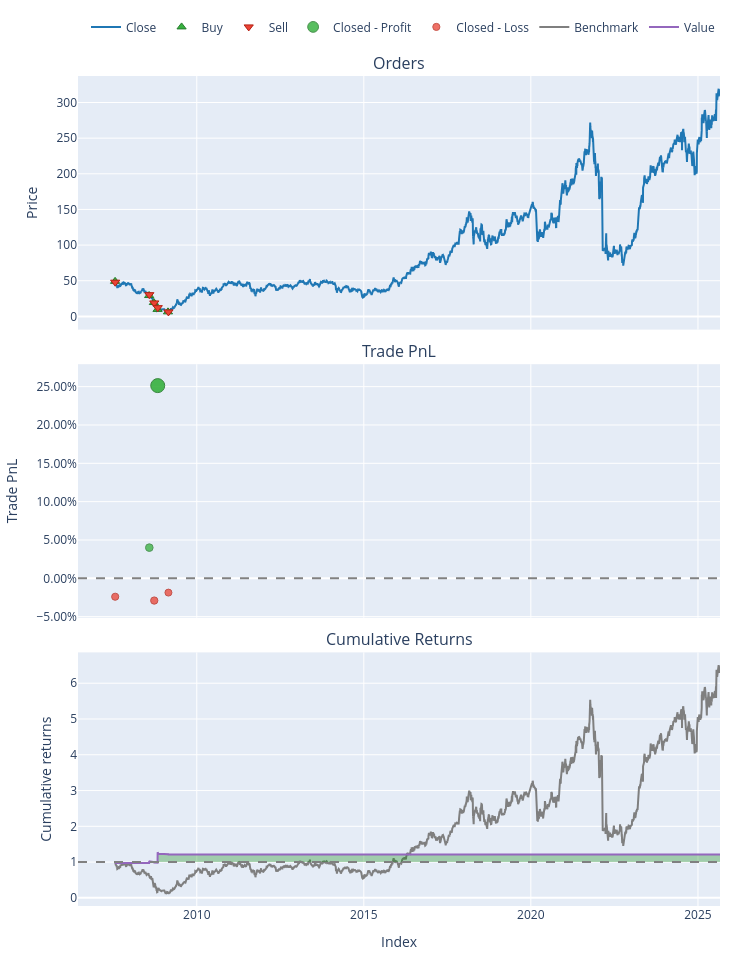

Notebook code for this chart:
### Code cell
pf.plot().show()

### Figure 1 — Plotly figure (JSON) as saved in the notebook; plotly's stock layout.template omitted (floating-point values rounded to 4 significant figures; data arrays with more than 128 entries replaced by an {"elided": "..."} marker saying what was removed)
{"data": [{"legendgroup": "0", "line": {"color": "#1f77b4"}, "name": "Close", "showlegend": true, "type": "scatter", "uid": "ffa3c01d-de62-41f2-97fc-2b24e1108d20", "x": {"elided": "4576 str values"}, "xaxis": "x", "y": {"elided": "4576 float values"}, "yaxis": "y"}, {"customdata": [[0.0, 2.035, 0.04998], [2.0, 3.335, 0.04878], [4.0, 5.227, 0.05073], [6.0, 10.08, 0.04926], [8.0, 19.4, 0.06163]], "hovertemplate": "Order Id: %{customdata[0]}<br>Timestamp: %{x}<br>Price: %{y}<br>Size: %{customdata[1]:.6f}<br>Fees: %{customdata[2]:.6f}", "legendgroup": "1", "marker": {"color": "#37B13F", "line": {"color": "rgb(38,123,44)", "width": 1}, "size": 8, "symbol": "triangle-up"}, "mode": "markers", "name": "Buy", "type": "scatter", "uid": "9f8e73c5-80cb-4eed-a8ac-510c739b3569", "x": ["2007-07-23T00:00:00.000000000", "2008-07-29T00:00:00.000000000", "2008-09-19T00:00:00.000000000", "2008-10-29T00:00:00.000000000", "2009-02-20T00:00:00.000000000"], "xaxis": "x", "y": [49.11, 29.25, 19.41, 9.773, 6.354], "yaxis": "y"}, {"customdata": [[1.0, 2.035, 0.04882], [3.0, 3.335, 0.05078], [5.0, 5.227, 0.0493], [7.0, 10.08, 0.06169], [9.0, 19.4, 0.06054]], "hovertemplate": "Order Id: %{customdata[0]}<br>Timestamp: %{x}<br>Price: %{y}<br>Size: %{customdata[1]:.6f}<br>Fees: %{customdata[2]:.6f}", "legendgroup": "2", "marker": {"color": "#EA4335", "line": {"color": "rgb(181,31,18)", "width": 1}, "size": 8, "symbol": "triangle-down"}, "mode": "markers", "name": "Sell", "type": "scatter", "uid": "d98abe07-560a-4cdc-bfc5-6dbfff762228", "x": ["2007-07-24T00:00:00.000000000", "2008-07-31T00:00:00.000000000", "2008-09-23T00:00:00.000000000", "2008-10-31T00:00:00.000000000", "2009-02-25T00:00:00.000000000"], "xaxis": "x", "y": [47.98, 30.45, 18.87, 12.24, 6.241], "yaxis": "y"}, {"customdata": [[1.0, 1.0, 3.904, 0.04002], [3.0, 3.0, 24.76, 0.2513]], "hovertemplate": "Exit Trade Id: %{customdata[0]}<br>Position Id: %{customdata[1]}<br>Exit Timestamp: %{x}<br>PnL: %{customdata[2]:.6f}<br>Return: %{customdata[3]:.2%}", "legendgroup": "3", "marker": {"color": "#37B13F", "line": {"color": "rgb(38,123,44)", "width": 1}, "opacity": [0.7638, 0.9], "size": [7.643, 14.0], "symbol": "circle"}, "mode": "markers", "name": "Closed - Profit", "type": "scatter", "uid": "0a073afe-3281-4506-8bbd-816bf64564b9", "x": ["2008-07-31T00:00:00.000000000", "2008-10-31T00:00:00.000000000"], "xaxis": "x2", "y": [0.04002, 0.2513], "yaxis": "y2"}, {"customdata": [[0.0, 0.0, -2.401, -0.02402], [2.0, 2.0, -2.943, -0.02901], [4.0, 4.0, -2.298, -0.01864]], "hovertemplate": "Exit Trade Id: %{customdata[0]}<br>Position Id: %{customdata[1]}<br>Exit Timestamp: %{x}<br>PnL: %{customdata[2]:.6f}<br>Return: %{customdata[3]:.2%}", "legendgroup": "4", "marker": {"color": "#EA4335", "line": {"color": "rgb(181,31,18)", "width": 1}, "opacity": [0.7535, 0.7567, 0.75], "size": [7.162, 7.312, 7.0], "symbol": "circle"}, "mode": "markers", "name": "Closed - Loss", "type": "scatter", "uid": "2a97a4df-5888-4fa8-91ab-81d3ee7cdafb", "x": ["2007-07-24T00:00:00.000000000", "2008-09-23T00:00:00.000000000", "2009-02-25T00:00:00.000000000"], "xaxis": "x2", "y": [-0.02402, -0.02901, -0.01864], "yaxis": "y2"}, {"legendgroup": "5", "line": {"color": "#7f7f7f"}, "name": "Benchmark", "showlegend": true, "type": "scatter", "uid": "16bcd356-6765-4933-9407-a8bd876ec921", "x": {"elided": "4576 str values"}, "xaxis": "x3", "y": {"elided": "4576 float values"}, "yaxis": "y3"}, {"hoverinfo": "skip", "legendgroup": "6", "line": {"color": "rgba(0, 0, 0, 0)", "width": 0}, "opacity": 0, "showlegend": false, "type": "scatter", "uid": "bfc744be-2050-4942-a75c-284c60880b07", "x": {"elided": "4576 str values"}, "xaxis": "x3", "y": {"elided": "4576 int values"}, "yaxis": "y3"}, {"connectgaps": false, "fill": "tonexty", "fillcolor": "rgba(0, 128, 0, 0.3)", "hoverinfo": "skip", "legendgroup": "6", "line": {"color": "rgba(0, 0, 0, 0)", "width": 0}, "opacity": 0, "showlegend": false, "type": "scatter", "uid": "4cd3c08e-505c-421c-9ea4-7bf4566a746f", "x": {"elided": "4576 str values"}, "xaxis": "x3", "y": {"elided": "4576 float values"}, "yaxis": "y3"}, {"hoverinfo": "skip", "legendgroup": "6", "line": {"color": "rgba(0, 0, 0, 0)", "width": 0}, "opacity": 0, "showlegend": false, "type": "scatter", "uid": "a4d5f861-1373-4667-9886-0d6bcbb883dd", "x": {"elided": "4576 str values"}, "xaxis": "x3", "y": {"elided": "4576 int values"}, "yaxis": "y3"}, {"connectgaps": false, "fill": "tonexty", "fillcolor": "rgba(255, 0, 0, 0.3)", "hoverinfo": "skip", "legendgroup": "6", "line": {"color": "rgba(0, 0, 0, 0)", "width": 0}, "opacity": 0, "showlegend": false, "type": "scatter", "uid": "1c5fdafd-b4fa-48da-a0dd-8fcc324325b4", "x": {"elided": "4576 str values"}, "xaxis": "x3", "y": {"elided": "4576 float values"}, "yaxis": "y3"}, {"legendgroup": "7", "line": {"color": "#9467bd"}, "name": "Value", "showlegend": true, "type": "scatter", "uid": "f724cff4-40b6-4fbe-9c7a-6eaed11d9e9c", "x": {"elided": "4576 str values"}, "xaxis": "x3", "y": {"elided": "4576 float values"}, "yaxis": "y3"}, {"hoverinfo": "skip", "legendgroup": "6", "line": {"color": "rgba(0, 0, 0, 0)", "width": 0}, "opacity": 0, "showlegend": false, "type": "scatter", "uid": "872b6ad5-c225-4fa2-bc3d-29047b0f61d4", "x": {"elided": "4576 str values"}, "xaxis": "x3", "y": {"elided": "4576 int values"}, "yaxis": "y3"}], "layout": {"annotations": [{"font": {"size": 16}, "showarrow": false, "text": "Orders", "x": 0.5, "xanchor": "center", "xref": "paper", "y": 1, "yanchor": "bottom", "yref": "paper"}, {"font": {"size": 16}, "showarrow": false, "text": "Trade PnL", "x": 0.5, "xanchor": "center", "xref": "paper", "y": 0.6528, "yanchor": "bottom", "yref": "paper"}, {"font": {"size": 16}, "showarrow": false, "text": "Cumulative Returns", "x": 0.5, "xanchor": "center", "xref": "paper", "y": 0.3056, "yanchor": "bottom", "yref": "paper"}], "height": 960, "legend": {"orientation": "h", "traceorder": "normal", "x": 1, "xanchor": "right", "y": 1.042, "yanchor": "bottom"}, "margin": {"b": 30, "l": 30, "r": 30, "t": 30}, "shapes": [{"line": {"color": "gray", "dash": "dash"}, "type": "line", "x0": 0, "x1": 1, "xref": "paper", "y0": 0, "y1": 0, "yref": "y2"}, {"line": {"color": "gray", "dash": "dash"}, "type": "line", "x0": 0, "x1": 1, "xref": "paper", "y0": 1, "y1": 1, "yref": "y3"}], "showlegend": true, "width": 750, "xaxis": {"anchor": "y", "domain": [0, 1], "matches": "x3", "showticklabels": false}, "xaxis2": {"anchor": "y2", "domain": [0, 1], "matches": "x3", "showticklabels": false}, "xaxis3": {"anchor": "y3", "domain": [0, 1], "title": {"text": "Index"}}, "yaxis": {"anchor": "x", "domain": [0.6944, 1], "title": {"text": "Price"}}, "yaxis2": {"anchor": "x2", "domain": [0.3472, 0.6528], "tickformat": ".2%", "title": {"text": "Trade PnL"}}, "yaxis3": {"anchor": "x3", "domain": [0, 0.3056], "title": {"text": "Cumulative returns"}}}}
